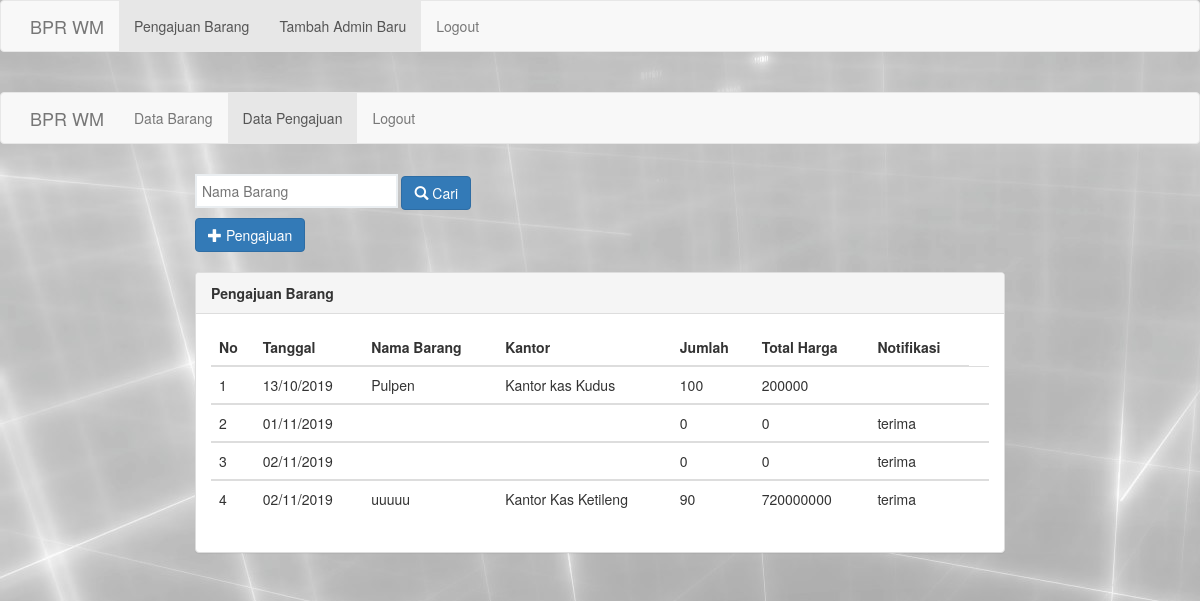
The app's page /welcome_hrd.php, older data.
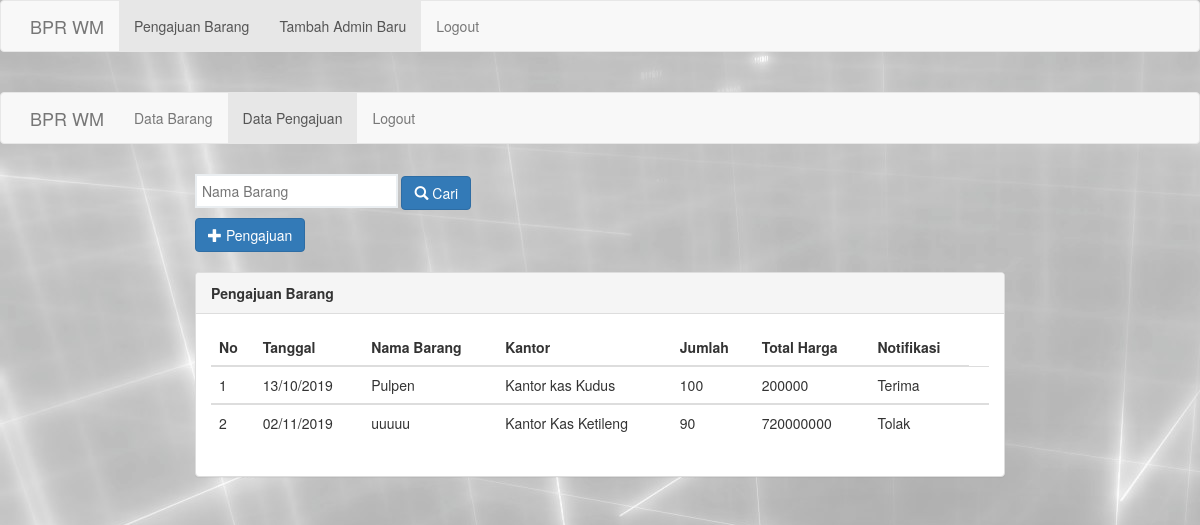
The same page, newer data.
### tables this page shows
CREATE TABLE `pengajuan_brg` (
  `id_pengajuan` int(5) NOT NULL,
  `tgl_pengajuan` timestamp NOT NULL DEFAULT CURRENT_TIMESTAMP,
  `nm_brg_pgj` varchar(50) NOT NULL,
  `nm_kantor_pgj` varchar(50) NOT NULL,
  `jml_brg_pgj` int(100) NOT NULL,
  `sat_brg_pgj` varchar(100) NOT NULL,
  `hrg_brg_pgj` int(20) NOT NULL,
  `tot_hrg_pgj` int(100) NOT NULL,
  `ket_pgj` text NOT NULL,
  `notif_pgj` varchar(100) NOT NULL DEFAULT 'prosess'
);

### admin/index_pengajuan.php (the view, shortened to what this page needs)
<html>
<head>
	<link rel="stylesheet" type="text/css" href="assets/css/bootstrap.css">
</head>
<body>
	 <nav class="navbar navbar-default">
          <div class="container">
            <div class="navbar-header">
              <a class="navbar-brand" href="www.bprwm.co.id">BPR WM</a>
            </div>
            <div class="collapse navbar-collapse" id="bs-example-navbar-collapse-1">
              <ul class="nav navbar-nav">
               <li><a href="index_data.php">Data Barang </a></li>
                <li class="active"><a href="index_pengajuan.php">Data Pengajuan <span class="sr-only">(current)</span></a></li>
                <li><a href="../logout.php">Logout</a></li>
              </ul>
            </div>
          </div>
        </nav>
	<div class="row">
		<div class="container-fuild">
			<div class="row">
				<div class="col-md-8 col-md-offset-2">
				<form action="proses_search.php" method="get">
					<input type="search" name="cari" placeholder="Nama Barang" >
					<button action="proses_search.php" type="submit" class="btn btn-primary"><i class="glyphicon glyphicon-search" value="Cari"  ></i> Cari</button>
 				</form>
 				<a href="pengajuan.php" class="btn btn-primary"><i class="glyphicon glyphicon-plus"></i> Pengajuan</a>
					<br>
					<br>
					<div class="panel panel-default">
						<div class="panel-heading">
							<span class="title"><b>Pengajuan Barang</b></span>
						</div>
						<div class="panel-body">
							<table class="table table-stripped" width="100%">
								<thead>
									<tr>
										<th>No</th>
										<th>Tanggal</th>
										<th>Nama Barang</th>
										<th>Kantor</th>
										<th>Jumlah</th>
										<th>Total Harga</th>
										<th>Notifikasi</th>
									</tr>
								</thead>
								<?php
									include 'koneksi.php';
									$lihat	= mysqli_query($connect, "SELECT * FROM pengajuan_brg");
									if (mysqli_num_rows($lihat) == 0) {
										echo '<tr><td colspan="6"><center>Data Kosong!!!</center></td></tr>';
									}else{
									$no 	= 1;
									while($data = mysqli_fetch_array($lihat)) {
								?>
								<tbody>
									<tr>
										<td><?php echo $no;?></td>
										<td><?php echo date("d/m/Y", strtotime($data['tgl_pengajuan']))?></td>
										<td><?php echo $data['nm_brg_pgj']?></td>
										<td><?php echo $data['nm_kantor_pgj']?></td>
										<td><?php echo $data['jml_brg_pgj']?></td>
										<td><?php echo $data['tot_hrg_pgj']?></td>
										<td><?php echo $data['notif_pgj']?></td>
										<td>
										</td>
									</tr>
								</tbody>
								<?php $no++;}}?>
							</table>
						</div>
					</div>
				</div>
			</div>
		</div>
	</div>
</body>
</html>

Row changes from the older to the newer data that the page shows:
removed pengajuan_brg: tgl_pengajuan "01/11/2019", jml_brg_pgj "0", tot_hrg_pgj "0", notif_pgj "terima"
removed pengajuan_brg: tgl_pengajuan "02/11/2019", jml_brg_pgj "0", tot_hrg_pgj "0", notif_pgj "terima"
changed pengajuan_brg "Pulpen": notif_pgj (not shown) → "Terima"
changed pengajuan_brg "uuuuu": notif_pgj "terima" → "Tolak"
